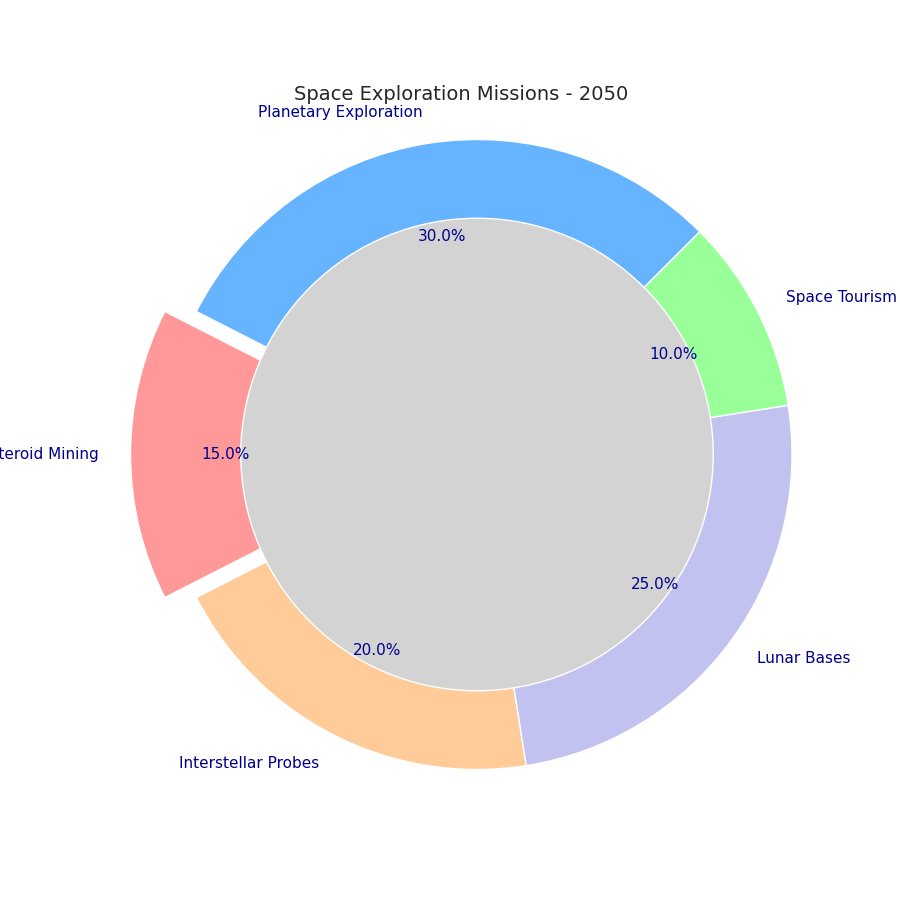

Reproduce this figure in Python.
import matplotlib.pyplot as plt

focus_areas = ['Planetary Exploration', 'Asteroid Mining', 'Interstellar Probes', 'Lunar Bases', 'Space Tourism']
mission_distribution = [30, 15, 20, 25, 10]

colors = ['#66b3ff', '#ff9999', '#ffcc99', '#c2c2f0', '#99ff99']

fig, ax = plt.subplots(figsize=(9, 9))

explode = (0, 0.1, 0, 0, 0)

wedges, texts, autotexts = ax.pie(
    mission_distribution,
    labels=focus_areas,
    autopct='%1.1f%%',
    startangle=45,
    colors=colors,
    explode=explode,
    textprops={'fontsize': 11, 'weight': 'normal', 'color': 'darkblue'},
    pctdistance=0.7
)

centre_circle = plt.Circle((0, 0), 0.75, fc='lightgrey')
fig.gca().add_artist(centre_circle)

ax.axis('equal')

ax.set_title("Space Exploration Missions - 2050", fontsize=14, fontweight='medium')

plt.grid(True, linestyle='--', linewidth=0.5)

plt.show()
